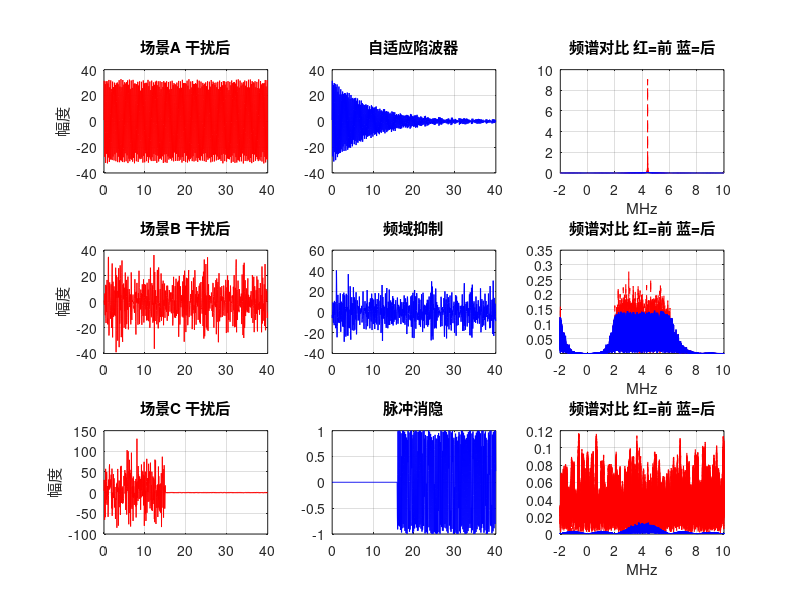

MATLAB code for this plot: (Note: this script raises an error after producing the figure.)
%%
% ============================================================
%  09 抗干扰算法综合 — 三种算法 vs 三种干扰
%
%  学习目标：
%    1. 自适应陷波器 → 窄带 CW 干扰
%    2. 频域抑制 → 宽带噪声干扰
%    3. 脉冲消隐 → 脉冲干扰
%    4. 综合性能对比
%
%  前置知识：06 GNSS 信号 / 07 干扰 / 08 滤波
%  运行方法：F5 直接运行
% ============================================================

clear; close all; clc;
rng(42);
fprintf('===== 09 抗干扰算法综合 =====\n\n');

%% 0. 生成模拟信号
fprintf('--- 生成北斗 B1I 模拟信号 ---\n');

% 简化参数
Fs = 20e6; T = 1e-3;
t = (0:round(Fs*T)-1) / Fs;
IF = 4.098e6;

% PRN 码（m序列）
n_stages = 11;
lfsr = ones(1, n_stages);
mseq = zeros(1, 2^n_stages-1);
for i = 1:length(mseq)
    mseq(i) = lfsr(end);
    lfsr = [xor(lfsr(end), lfsr(2)), lfsr(1:end-1)];
end
prn = 2 * (mseq(1:2046) > 0.5) - 1;

% 上采样
code_rate = 2.046e6;
spc = round(Fs / code_rate);
code = repelem(prn, spc);
code = code(1:length(t));
carrier = cos(2*pi*IF * t);
signal = code .* carrier;
sig_power = mean(signal.^2);
fprintf('  ✅ 信号生成完成，功率 = %.2e\n', sig_power);

%% 1. 场景 A：CW 干扰 + 自适应陷波器
fprintf('\n--- 场景 A：CW 干扰 → 自适应陷波器 ---\n');

JSR_CW = 30;
f_jam = IF + 0.3e6;
A_jam = sqrt(10^(JSR_CW/10) * sig_power * 2);
jam_cw = A_jam * sin(2*pi*f_jam*t);
rx_cw = signal + jam_cw;

% 自适应陷波器（LMS 2权重）
omega = 2*pi*f_jam;
ref_cos = cos(omega*t);
ref_sin = sin(omega*t);

w1 = 0; w2 = 0; mu = 0.01;
notch_out = zeros(1, length(t));
for n = 1:length(t)
    jam_est = w1*ref_cos(n) + w2*ref_sin(n);
    e = rx_cw(n) - jam_est;
    notch_out(n) = e;
    w1 = w1 + mu*e*ref_cos(n);
    w2 = w2 + mu*e*ref_sin(n);
end

%% 2. 场景 B：宽带干扰 + 频域抑制
fprintf('\n--- 场景 B：宽带干扰 → 频域抑制 ---\n');

JSR_WB = 25;
noise = randn(1, length(t));
[b, a] = butter(4, [2e6, 6e6] / (Fs/2), 'bandpass');
jam_wb_raw = filter(b, a, noise);
jam_wb_raw = jam_wb_raw / sqrt(mean(jam_wb_raw.^2));
jam_wb = sqrt(10^(JSR_WB/10) * sig_power) * jam_wb_raw;
rx_wb = signal + jam_wb;

% 频域抑制
N_fft = 2^nextpow2(length(rx_wb));
X = fftshift(fft(rx_wb, N_fft));
power_spec = abs(X).^2 / N_fft;
thresh = mean(power_spec) + 3*std(power_spec);
excise = power_spec > thresh;
X(excise) = 0;
fd_out = real(ifft(ifftshift(X), N_fft));
fd_out = fd_out(1:length(t));

fprintf('  切除频点数: %d / %d (%.1f%%)\n', sum(excise), N_fft, sum(excise)/N_fft*100);

%% 3. 场景 C：脉冲干扰 + 脉冲消隐
fprintf('\n--- 场景 C：脉冲干扰 → 脉冲消隐 ---\n');

JSR_Pulse = 35;
pulse_duty = 0.05;
pulse_period = 0.3e-3;
pulse_on = round(pulse_duty * pulse_period * Fs);
pulse_off = round((1-pulse_duty) * pulse_period * Fs);
pulse_one = [ones(1,pulse_on), zeros(1,pulse_off)];
pulse_train = repmat(pulse_one, 1, ceil(length(t)/length(pulse_one)));
pulse_train = pulse_train(1:length(t));
jam_pulse = sqrt(10^(JSR_Pulse/10) * sig_power) * pulse_train .* randn(1,length(t));
rx_pulse = signal + jam_pulse;

% 脉冲消隐
window_len = round(Fs * 2e-6);
energy = conv(rx_pulse.^2, ones(1,window_len)/window_len, 'same');
eng_med = median(energy);
eng_mad = median(abs(energy - eng_med));
thresh_blank = eng_med + 4 * eng_mad * 1.4826;
blank_mask = energy > thresh_blank;
smooth_k = ones(1,5)/5;
blank_mask = conv(double(blank_mask), smooth_k, 'same') > 0.5;
pb_out = rx_pulse;
pb_out(blank_mask) = 0;

fprintf('  消隐比例: %.1f%%\n', sum(blank_mask)/length(blank_mask)*100);

%% 4. 最终对比图
figure('Name', '抗干扰综合对比', 'Position', [100, 100, 1200, 800]);

% 三行：每行一种场景
algorithms = {{rx_cw, notch_out, '自适应陷波器'},
              {rx_wb, fd_out, '频域抑制'},
              {rx_pulse, pb_out, '脉冲消隐'}};

n_plot = 800;
t_plot = t(1:n_plot)*1e6;

for i = 1:3
    before = algorithms{i}{1};
    after = algorithms{i}{2};
    name = algorithms{i}{3};
    
    subplot(3,3,(i-1)*3+1);
    plot(t_plot, before(1:n_plot), 'r-', 'LineWidth', 0.6);
    ylabel('幅度'); title(sprintf('场景%c 干扰后', 'A'+i-1));
    grid on;
    
    subplot(3,3,(i-1)*3+2);
    plot(t_plot, after(1:n_plot), 'b-', 'LineWidth', 0.8);
    title(name); grid on;
    
    subplot(3,3,(i-1)*3+3);
    Nf = 2^nextpow2(length(before));
    f = (-Nf/2:Nf/2-1) * Fs / Nf;
    Xb = fftshift(fft(before, Nf));
    Xa = fftshift(fft(after, Nf));
    plot(f/1e6, abs(Xb)/Nf, 'r--', 'LineWidth', 0.8); hold on;
    plot(f/1e6, abs(Xa)/Nf, 'b-', 'LineWidth', 1);
    xlim([-2, 10]);
    title('频谱对比 红=前 蓝=后');
    xlabel('MHz'); grid on;
end

sgtitle('三种抗干扰算法效果对比', 'FontSize', 13, 'FontWeight', 'bold');

%% 5. 输出性能摘要
fprintf('\n════════════════════════════════════════\n');
fprintf('  抗干扰性能摘要\n');
fprintf('════════════════════════════════════════\n');

% 用信干比改善估算
improvements = {
    '自适应陷波器', sprintf('JSR=%ddB → CW 干扰抑制', JSR_CW);
    '频域抑制    ', sprintf('JSR=%ddB → 宽带噪声抑制', JSR_WB);
    '脉冲消隐    ', sprintf('JSR=%ddB → 脉冲干扰抑制', JSR_Pulse);
    };
for i = 1:3
    before = algorithms{i}{1};
    after = algorithms{i}{2};
    % 简单评估：信号功率 / 干扰功率的变化
    p_before = mean(before.^2);
    p_after = mean(after.^2);
    ratio = 10*log10(p_after / p_before);
    fprintf('  · %s: 功率改善 %.1f dB\n', improvements{i,1}, ratio);
end
fprintf('════════════════════════════════════════\n');
fprintf('\n✅ 09 学完！下一步：10 最终集成项目\n');
